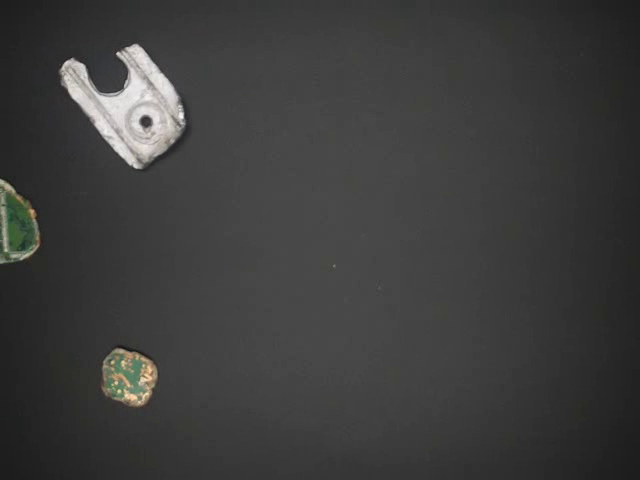
#> input picture frame 23 of data/videos/samples/full_video_tspeed3_5.mp4, 640 x 480 px
$ python check_tracker.py
#> lines starting #> are read from the running program, lines starting #| are printed output that depends on the picture; after the words box and inside, x2 and y2 are one past the last pixel; in counts of white or black regions, pixels touching at a corner belong together
#> in main, image is the input picture: shape (480, 640, 3); mean B, G, R 60.9, 61.5, 61.5
### src/detector/utils.py
"""
Detector
utils.py
"""

import numpy as np
import cv2

from src import utils as ut


# Reduce noise
def reduce_noise(image: np.ndarray, ksize: tuple = (31, 31)) -> np.ndarray:
    """
    Reduce noise in the image using Gaussian blur.

    Args:
        image (np.ndarray): The input image.
        ksize (tuple): size.

    Returns:
        np.ndarray: The denoised image.
    """
#> called with ksize = (31, 31)
    # Apply Gaussian blur to reduce noise
    denoised_image = cv2.GaussianBlur(image, ksize, 0)
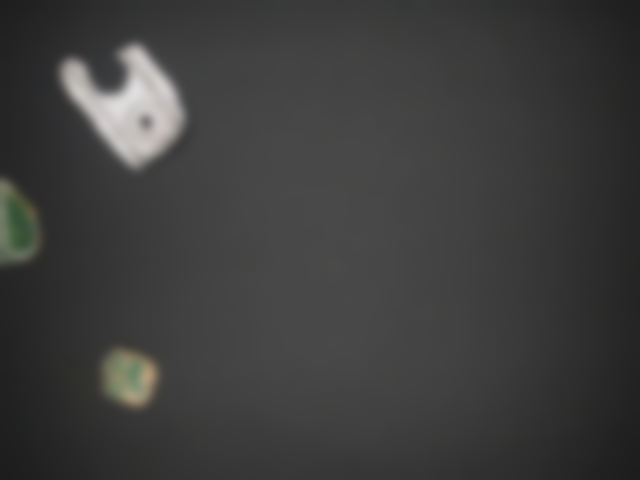
#> denoised_image: shape (480, 640, 3); mean B, G, R 60.9, 61.5, 61.5
    return denoised_image


# Delete small labels
def delete_small_labels(thresh_image: np.ndarray, min_area: int = 135, verbose: bool = True) -> np.ndarray:
    """
    Delete small labels

        Args:
            thresh_image (np.ndarray): The input image.
            min_area (int): The minimum area.

        Returns:
            np.ndarray: The filtered image."""
    num_labels, labels, stats, centroids = cv2.connectedComponentsWithStats(thresh_image)
    # Shoe the number of detected objects
    if verbose:
        print(f'Number of detected ogjects: {num_labels - 1}')  # Rest the background
    # Create a new image for large components
    filtered_image = np.zeros_like(thresh_image)

    # Filter small components
    for label in range(1, num_labels):  # Skip the background (label 0)
        area = stats[label, cv2.CC_STAT_AREA]
        if area >= min_area:
            if verbose:
                print(f'Object {label} Area:', area)
            # If the area is greater than the threshold, keep the component
            filtered_image[labels == label] = 255  # Assign the white value to the large components
    return filtered_image


# Segment image to binary
def segment(gray_image: np.ndarray, thresh: int = 150, min_area: int = 135,
            flat_field: np.ndarray = None, verbose: bool = False) -> np.ndarray:
    """
    segment Image

    Mode 1
    """
#> called with thresh = 80, min_area = 300, verbose = False

    if flat_field is not None:
        difference = cv2.absdiff(gray_image, flat_field)
        # Threshold
        # thresh = 20
        _, threshold = cv2.threshold(difference, thresh, 255, cv2.THRESH_BINARY)
    else:
        # binary threshold Manual setting the threshold
        # thresh = 90 # 150 # 85
        _, threshold = cv2.threshold(gray_image, thresh, 255, cv2.THRESH_BINARY)
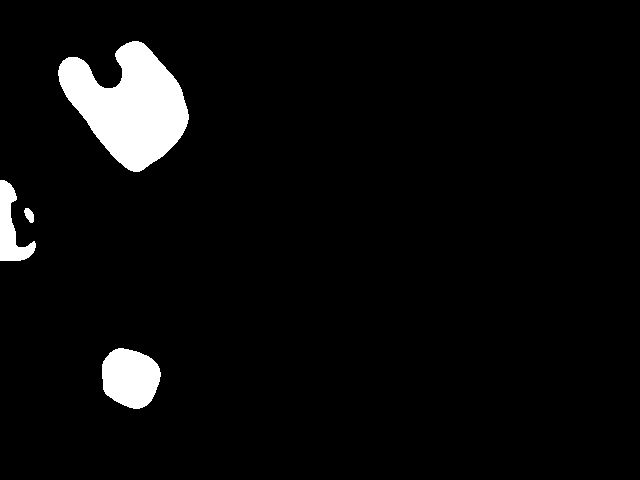
#> threshold: shape (480, 640); 4.6% white; 4 white regions, box (x1, y1, x2, y2) and area: (58, 41, 189, 172) 9988, (102, 348, 161, 409) 2763, (0, 180, 36, 261) 1379, (24, 208, 34, 223) 101

        # [11 lines of commented-out code are left out]
    threshold = delete_small_labels(threshold, min_area, verbose)
#> (the rest of the program and of its run is left out)
